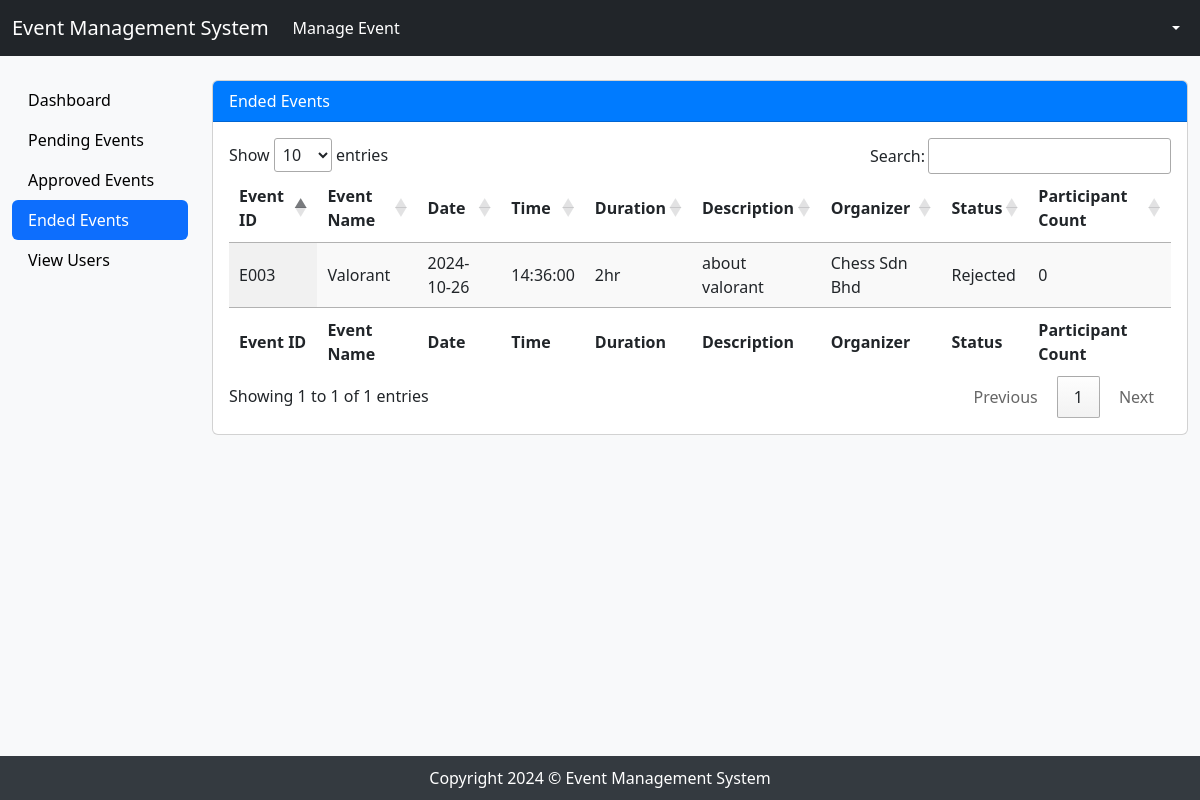
Screenshot of /event_ended.php with the database file from the repository.
### tables this page shows
CREATE TABLE `event` (
  `EventID` varchar(50) NOT NULL,
  `EventName` varchar(255) NOT NULL,
  `Date` date NOT NULL,
  `Time` time NOT NULL,
  `Duration` int(255) NOT NULL,
  `Description` varchar(255) NOT NULL,
  `Organizer` varchar(255) NOT NULL,
  `Status` varchar(255) NOT NULL
);

### event_ended.php (the view, shortened to what this page needs)
<?php
include 'config.php';
$approvedEventsSql = "
    SELECT event.EventID, event.EventName, event.Date, event.Time, event.Duration, event.Description, event.Organizer, event.Status, COUNT(participant.EventID) as ParticipantCount
    FROM event
    LEFT JOIN participant ON event.EventID = participant.EventID
    WHERE event.Status = 'Ended' or event.Status = 'Rejected'
    GROUP BY event.EventID
";
$approvedEventsResult = mysqli_query($con, $approvedEventsSql);
?>
<!DOCTYPE html>
<html lang="en">
<head>
    <link rel="stylesheet" href="profile.css">
    <link rel="stylesheet" href="https://cdn.datatables.net/1.11.3/css/jquery.dataTables.min.css">
</head>
<body>
    <?php
    require_once('nav_admin.php');
?>
    <div class="container-fluid">
        <div class="row">
            <div class="col-lg-2">
                <div class="nav flex-column nav-pills" id="v-pills-tab" role="tablist" aria-orientation="vertical">
                    <a class="nav-link" id="v-pills-view-users-tab" href="admin_dashboard.php" role="tab"
                        aria-controls="v-pills-view-users" aria-selected="false">Dashboard</a>
                    <a class="nav-link" id="v-pills-pending-tab" href="event_pending.php" role="tab"
                        aria-controls="v-pills-pending" aria-selected="false">Pending Events</a>
                    <a class="nav-link" id="v-pills-approved-tab" href="event_approved.php" role="tab"
                        aria-controls="v-pills-approved" aria-selected="true">Approved Events</a>
                    <a class="nav-link active" id="v-pills-ended-tab" href="event_ended.php" role="tab"
                        aria-controls="v-pills-ended" aria-selected="false">Ended Events</a>
                    <a class="nav-link" id="v-pills-view-users-tab" href="admin_view_users.php" role="tab"
                        aria-controls="v-pills-view-users" aria-selected="false">View Users</a>
                </div>
            </div>
            <div class="col-lg-10">
                <div class="tab-content" id="v-pills-tabContent">
                    <div class="tab-pane fade show active" id="v-pills-approved" role="tabpanel"
                        aria-labelledby="v-pills-approved-tab">
                        <div class="card my-4">
                            <div class="card-header">Ended Events</div>
                            <div class="card-body">
                                <div class="table-responsive">
                                    <table id="approvedEventsTable" class="display" style="width:100%">
                                        <thead>
                                            <tr>
                                                <th>Event ID</th>
                                                <th>Event Name</th>
                                                <th>Date</th>
                                                <th>Time</th>
                                                <th>Duration</th>
                                                <th>Description</th>
                                                <th>Organizer</th>
                                                <th>Status</th>
                                                <th>Participant Count</th>
                                            </tr>
                                        </thead>
                                        <tbody>
                                            <?php
                                            while ($row = mysqli_fetch_assoc($approvedEventsResult)) {
                                                echo '<tr>' .
                                                    '<td>' . $row['EventID'] . '</td>' .
                                                    '<td>' . $row['EventName'] . '</td>' .
                                                    '<td>' . $row['Date'] . '</td>' .
                                                    '<td>' . $row['Time'] . '</td>' .
                                                    '<td>' . $row['Duration'] . 'hr</td>' .
                                                    '<td>' . $row['Description'] . '</td>' .
                                                    '<td>' . $row['Organizer'] . '</td>' .
                                                    '<td>' . $row['Status'] . '</td>' .
                                                    '<td>' . $row['ParticipantCount'] . '</td>' .
                                                    '</tr>';
                                            }
                                            ?>
                                        </tbody>
                                        <tfoot>
                                            <tr>
                                                <th>Event ID</th>
                                                <th>Event Name</th>
                                                <th>Date</th>
                                                <th>Time</th>
                                                <th>Duration</th>
                                                <th>Description</th>
                                                <th>Organizer</th>
                                                <th>Status</th>
                                                <th>Participant Count</th>
                                            </tr>
                                        </tfoot>
                                    </table>
                                </div>
                            </div>
                        </div>
                    </div>
                </div>
            </div>
        </div>
    </div>
    <footer>
        Copyright 2024 © Event Management System
    </footer>
</body>
</html>

### profile.css (style rules this page uses)
.nav-link { color: black !important; }
.nav-link.active { color: white !important; }
.card-header { background-color: #007bff; color: white; }

### rows the page displays
event: EventID "E003", EventName "Valorant", Date "2024-10-26", Time "14:36:00", Duration "2", Description "about valorant", Organizer "Chess Sdn Bhd", Status "Rejected", ParticipantCount "0"
